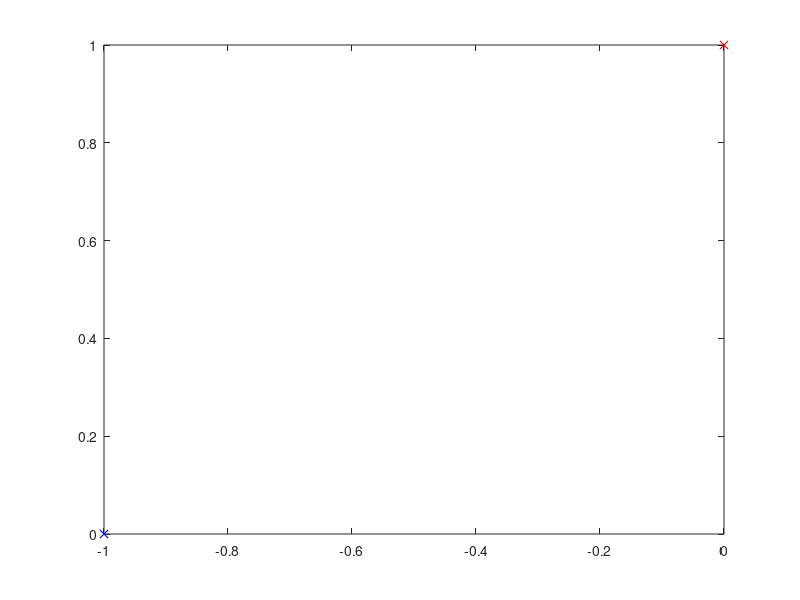

Recreate this plot in MATLAB.
close all;
t = pi/2;

ct = cos(t); st = sin(t);
R = [ct -st; st ct];
v = [0 1]';
figure;
plot(v(1),v(2),'xr');
rv = R*v;
hold on;
plot(rv(1),rv(2),'xb');
